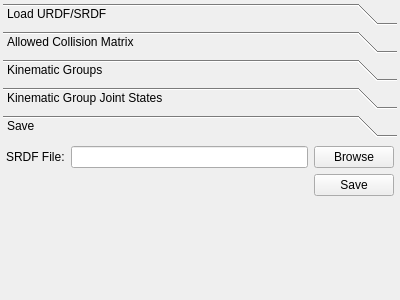
<?xml version="1.0" encoding="UTF-8"?>
<ui version="4.0">
 <class>SRDFEditorWidget</class>
 <widget class="QWidget" name="SRDFEditorWidget">
  <property name="geometry">
   <rect>
    <x>0</x>
    <y>0</y>
    <width>400</width>
    <height>300</height>
   </rect>
  </property>
  <property name="sizePolicy">
   <sizepolicy hsizetype="Expanding" vsizetype="Expanding">
    <horstretch>0</horstretch>
    <verstretch>0</verstretch>
   </sizepolicy>
  </property>
  <property name="windowTitle">
   <string>Form</string>
  </property>
  <layout class="QVBoxLayout" name="top_layout">
   <property name="leftMargin">
    <number>3</number>
   </property>
   <property name="topMargin">
    <number>3</number>
   </property>
   <property name="rightMargin">
    <number>3</number>
   </property>
   <property name="bottomMargin">
    <number>3</number>
   </property>
   <item>
    <widget class="QToolBox" name="toolBox">
     <property name="sizePolicy">
      <sizepolicy hsizetype="Expanding" vsizetype="Expanding">
       <horstretch>0</horstretch>
       <verstretch>0</verstretch>
      </sizepolicy>
     </property>
     <property name="currentIndex">
      <number>4</number>
     </property>
     <widget class="QWidget" name="load_page">
      <property name="geometry">
       <rect>
        <x>0</x>
        <y>0</y>
        <width>394</width>
        <height>139</height>
       </rect>
      </property>
      <property name="sizePolicy">
       <sizepolicy hsizetype="Expanding" vsizetype="Expanding">
        <horstretch>0</horstretch>
        <verstretch>0</verstretch>
       </sizepolicy>
      </property>
      <attribute name="label">
       <string>Load URDF/SRDF</string>
      </attribute>
      <layout class="QVBoxLayout" name="verticalLayout_4">
       <property name="leftMargin">
        <number>3</number>
       </property>
       <property name="topMargin">
        <number>3</number>
       </property>
       <property name="rightMargin">
        <number>3</number>
       </property>
       <property name="bottomMargin">
        <number>3</number>
       </property>
       <item>
        <widget class="QFrame" name="frame">
         <property name="frameShape">
          <enum>QFrame::NoFrame</enum>
         </property>
         <property name="frameShadow">
          <enum>QFrame::Raised</enum>
         </property>
         <layout class="QGridLayout" name="gridLayout">
          <item row="1" column="1">
           <widget class="QLineEdit" name="srdf_line_edit">
            <property name="readOnly">
             <bool>true</bool>
            </property>
           </widget>
          </item>
          <item row="0" column="1">
           <widget class="QLineEdit" name="urdf_line_edit">
            <property name="readOnly">
             <bool>true</bool>
            </property>
           </widget>
          </item>
          <item row="1" column="2">
           <widget class="QPushButton" name="srdf_browse_button">
            <property name="minimumSize">
             <size>
              <width>80</width>
              <height>0</height>
             </size>
            </property>
            <property name="text">
             <string>Browse</string>
            </property>
           </widget>
          </item>
          <item row="0" column="0">
           <widget class="QLabel" name="urdf_label">
            <property name="text">
             <string>URDF FIle:</string>
            </property>
           </widget>
          </item>
          <item row="0" column="2">
           <widget class="QPushButton" name="urdf_browse_button">
            <property name="minimumSize">
             <size>
              <width>80</width>
              <height>0</height>
             </size>
            </property>
            <property name="text">
             <string>Browse</string>
            </property>
           </widget>
          </item>
          <item row="1" column="0">
           <widget class="QLabel" name="srdf_label">
            <property name="text">
             <string>SRDF File:</string>
            </property>
           </widget>
          </item>
          <item row="2" column="2">
           <widget class="QPushButton" name="load_push_button">
            <property name="minimumSize">
             <size>
              <width>80</width>
              <height>0</height>
             </size>
            </property>
            <property name="text">
             <string>Load</string>
            </property>
           </widget>
          </item>
         </layout>
        </widget>
       </item>
       <item>
        <spacer name="verticalSpacer">
         <property name="orientation">
          <enum>Qt::Vertical</enum>
         </property>
         <property name="sizeHint" stdset="0">
          <size>
           <width>20</width>
           <height>37</height>
          </size>
         </property>
        </spacer>
       </item>
      </layout>
     </widget>
     <widget class="QWidget" name="acm_page">
      <property name="geometry">
       <rect>
        <x>0</x>
        <y>0</y>
        <width>394</width>
        <height>139</height>
       </rect>
      </property>
      <property name="sizePolicy">
       <sizepolicy hsizetype="Expanding" vsizetype="Expanding">
        <horstretch>0</horstretch>
        <verstretch>0</verstretch>
       </sizepolicy>
      </property>
      <attribute name="label">
       <string>Allowed Collision Matrix</string>
      </attribute>
      <layout class="QVBoxLayout" name="verticalLayout">
       <property name="leftMargin">
        <number>3</number>
       </property>
       <property name="topMargin">
        <number>3</number>
       </property>
       <property name="rightMargin">
        <number>3</number>
       </property>
       <property name="bottomMargin">
        <number>3</number>
       </property>
       <item>
        <widget class="tesseract::gui::AllowedCollisionMatrixEditorWidget" name="acm_widget" native="true">
         <property name="sizePolicy">
          <sizepolicy hsizetype="Expanding" vsizetype="Expanding">
           <horstretch>0</horstretch>
           <verstretch>0</verstretch>
          </sizepolicy>
         </property>
        </widget>
       </item>
      </layout>
     </widget>
     <widget class="QWidget" name="kin_groups_page">
      <property name="geometry">
       <rect>
        <x>0</x>
        <y>0</y>
        <width>394</width>
        <height>139</height>
       </rect>
      </property>
      <property name="sizePolicy">
       <sizepolicy hsizetype="Expanding" vsizetype="Expanding">
        <horstretch>0</horstretch>
        <verstretch>0</verstretch>
       </sizepolicy>
      </property>
      <attribute name="label">
       <string>Kinematic Groups</string>
      </attribute>
      <layout class="QVBoxLayout" name="verticalLayout_2">
       <property name="leftMargin">
        <number>3</number>
       </property>
       <property name="topMargin">
        <number>3</number>
       </property>
       <property name="rightMargin">
        <number>3</number>
       </property>
       <property name="bottomMargin">
        <number>3</number>
       </property>
       <item>
        <widget class="tesseract::gui::KinematicGroupsEditorWidget" name="groups_widget" native="true">
         <property name="sizePolicy">
          <sizepolicy hsizetype="Expanding" vsizetype="Expanding">
           <horstretch>0</horstretch>
           <verstretch>0</verstretch>
          </sizepolicy>
         </property>
        </widget>
       </item>
      </layout>
     </widget>
     <widget class="QWidget" name="kin_group_states_page">
      <property name="geometry">
       <rect>
        <x>0</x>
        <y>0</y>
        <width>394</width>
        <height>139</height>
       </rect>
      </property>
      <property name="sizePolicy">
       <sizepolicy hsizetype="Expanding" vsizetype="Expanding">
        <horstretch>0</horstretch>
        <verstretch>0</verstretch>
       </sizepolicy>
      </property>
      <attribute name="label">
       <string>Kinematic Group Joint States</string>
      </attribute>
      <layout class="QVBoxLayout" name="verticalLayout_3">
       <property name="leftMargin">
        <number>3</number>
       </property>
       <property name="topMargin">
        <number>3</number>
       </property>
       <property name="rightMargin">
        <number>3</number>
       </property>
       <property name="bottomMargin">
        <number>3</number>
       </property>
       <item>
        <widget class="tesseract::gui::GroupJointStatesEditorWidget" name="group_states_widget" native="true">
         <property name="sizePolicy">
          <sizepolicy hsizetype="Expanding" vsizetype="Expanding">
           <horstretch>0</horstretch>
           <verstretch>0</verstretch>
          </sizepolicy>
         </property>
        </widget>
       </item>
      </layout>
     </widget>
     <widget class="QWidget" name="save_page">
      <property name="geometry">
       <rect>
        <x>0</x>
        <y>0</y>
        <width>394</width>
        <height>139</height>
       </rect>
      </property>
      <property name="sizePolicy">
       <sizepolicy hsizetype="Expanding" vsizetype="Expanding">
        <horstretch>0</horstretch>
        <verstretch>0</verstretch>
       </sizepolicy>
      </property>
      <attribute name="label">
       <string>Save</string>
      </attribute>
      <layout class="QGridLayout" name="gridLayout_2">
       <property name="leftMargin">
        <number>3</number>
       </property>
       <property name="topMargin">
        <number>3</number>
       </property>
       <property name="rightMargin">
        <number>3</number>
       </property>
       <property name="bottomMargin">
        <number>3</number>
       </property>
       <item row="4" column="1">
        <widget class="QLineEdit" name="save_srdf_line_edit">
         <property name="readOnly">
          <bool>true</bool>
         </property>
        </widget>
       </item>
       <item row="4" column="2">
        <widget class="QPushButton" name="save_srdf_browse_button">
         <property name="minimumSize">
          <size>
           <width>80</width>
           <height>0</height>
          </size>
         </property>
         <property name="text">
          <string>Browse</string>
         </property>
        </widget>
       </item>
       <item row="4" column="0">
        <widget class="QLabel" name="save_srdf_label">
         <property name="text">
          <string>SRDF File:</string>
         </property>
        </widget>
       </item>
       <item row="5" column="2">
        <widget class="QPushButton" name="save_srdf_save_button">
         <property name="minimumSize">
          <size>
           <width>80</width>
           <height>0</height>
          </size>
         </property>
         <property name="text">
          <string>Save</string>
         </property>
        </widget>
       </item>
       <item row="6" column="2">
        <spacer name="verticalSpacer_2">
         <property name="orientation">
          <enum>Qt::Vertical</enum>
         </property>
         <property name="sizeHint" stdset="0">
          <size>
           <width>20</width>
           <height>40</height>
          </size>
         </property>
        </spacer>
       </item>
      </layout>
     </widget>
    </widget>
   </item>
  </layout>
 </widget>
 <customwidgets>
  <customwidget>
   <class>tesseract::gui::AllowedCollisionMatrixEditorWidget</class>
   <extends>QWidget</extends>
   <header>tesseract_qt/acm/widgets/allowed_collision_matrix_editor_widget.h</header>
   <container>1</container>
  </customwidget>
  <customwidget>
   <class>tesseract::gui::KinematicGroupsEditorWidget</class>
   <extends>QWidget</extends>
   <header>tesseract_qt/kinematic_groups/widgets/kinematic_groups_editor_widget.h</header>
   <container>1</container>
  </customwidget>
  <customwidget>
   <class>tesseract::gui::GroupJointStatesEditorWidget</class>
   <extends>QWidget</extends>
   <header>tesseract_qt/kinematic_groups/widgets/group_joint_states_editor_widget.h</header>
   <container>1</container>
  </customwidget>
 </customwidgets>
 <resources/>
 <connections/>
</ui>
